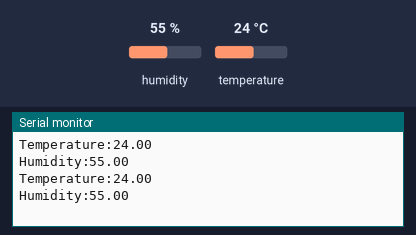
Recording of a sketch running on a simulated Arduino Uno, built with avr-gcc and run on an emulated ATmega328P. Parts: the last lines printed to the serial monitor. The test bench sets the inputs (shaded band); at power-on: humidity 55 %, temperature 24 °C.

Above: at 2.8 s.
2.9 s: humidity set to 22 %
At 4.5 s:
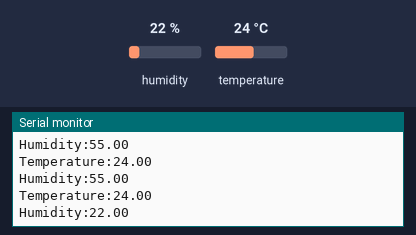
5.6 s: temperature set to 12 °C
At 7.0 s:
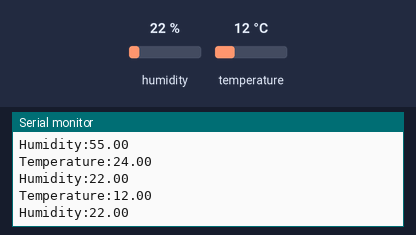
8.3 s: humidity set to 40 %
At 10.6 s:
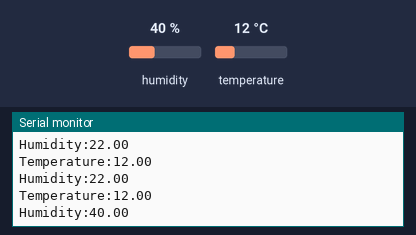
Timing chart, 0 to 12.1 s (numbered marks = the images above; inputs shaded):
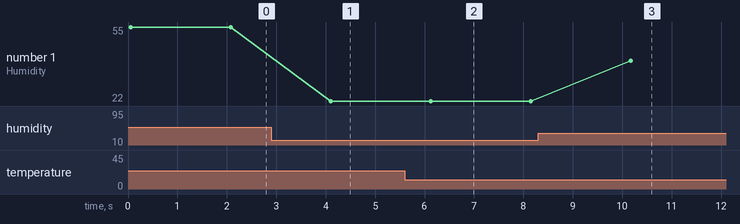

The sketch:

DHT11.ino
```cpp
#include <DHT.h>

#define DHTPIN 0

DHT dht(DHTPIN, DHT11); //Initializing the DHT sensor type with this code

void setup()
{
  Serial.begin(9600);
  delay(10);
}

void loop()
{
  float h = dht.readHumidity(); //Reading Humidity values from DHT11
  float t = dht.readTemperature(); //Reading Temperature values from DHT11
  Serial.print("Temperature:");
  Serial.println(t);
  Serial.print("Humidity:");
  Serial.println(h);
  delay(2000);
}
```

Measured:
- after the input at 2.9 s, the serial monitor: prints a new line after 1.2 s (image 1)
- after the input at 5.6 s, the serial monitor: prints a new line after 0.51 s (image 2)
- after the input at 8.3 s, the serial monitor: prints a new line after 1.9 s (image 3)
- plotted number 1: 55 → 22 after the input at 2.9 s, 22 → 40 after the input at 8.3 s
